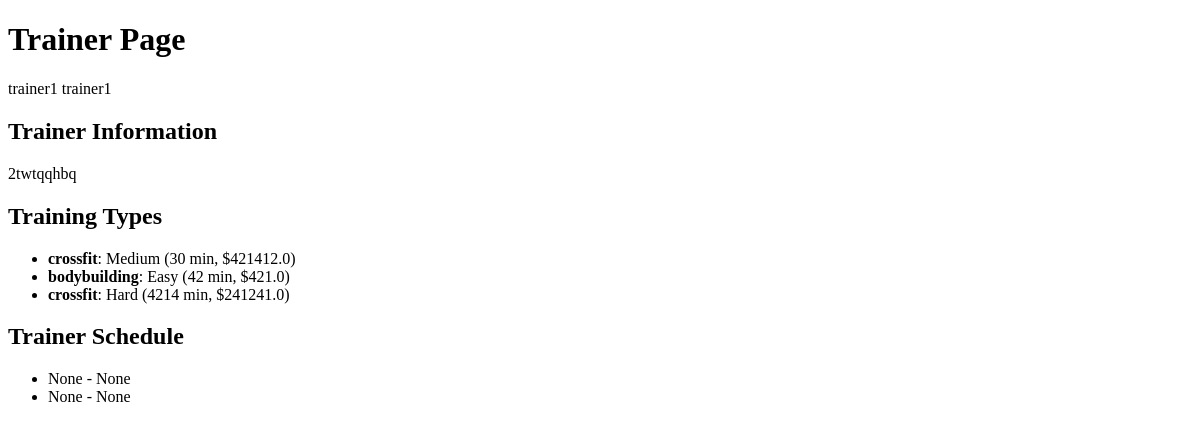
Before: /trainers/4/ with the older database file.
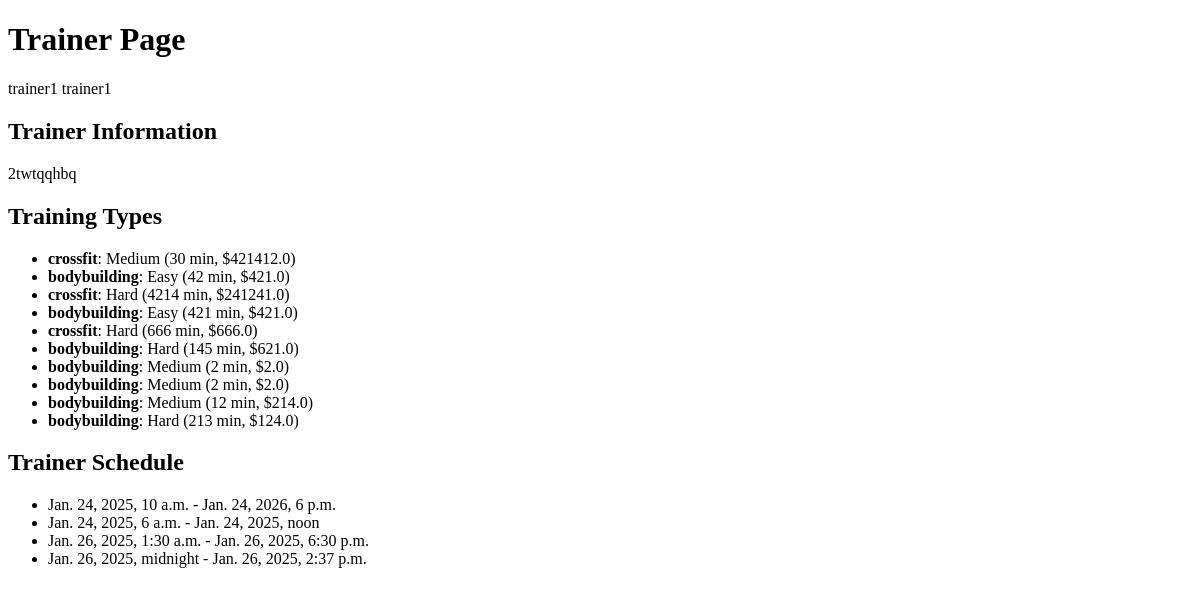
After: the same page with the newer database file.
### trainer/models.py (models this page shows, shortened)
class Service(models.Model):
    LEVEL_CHOICES = [
        ('Easy', 'Easy'),
        ('Medium', 'Medium'),
        ('Hard', 'Hard'),
    ]
    level = models.CharField(max_length=10, choices=LEVEL_CHOICES, default='Easy')
    category = models.ForeignKey(Category, on_delete=models.CASCADE)
    trainer = models.ForeignKey(User, on_delete=models.CASCADE)
    price = models.FloatField()
    duration = models.IntegerField()

class Category(models.Model):
    name = models.CharField(max_length=100)

class TrainerSchedule(models.Model):
    datetime_start = models.DateTimeField(verbose_name='Datetime start', auto_now=False, null=False)
    datetime_end = models.DateTimeField(verbose_name='Datetime end', auto_now=False, null=False)
    trainer = models.ForeignKey(User, on_delete=models.CASCADE)

### trainer/views.py (the view)
# urls.py: path('<int:trainer_id>/', views.trainer_page, name='trainer_page'),
def trainer_page(request, trainer_id):
    trainer = get_object_or_404(User, id=trainer_id)
    trainer_data = get_object_or_404(TrainerDescription, trainer=trainer)
    trainer_schedule = TrainerSchedule.objects.filter(trainer=trainer)
    schedules = TrainerSchedule.objects.filter(datetime_end__isnull=True)
    for schedule in schedules:
        if schedule.datetime_start:
            schedule.datetime_end = schedule.datetime_start + timedelta(hours=1)
            schedule.save()
    for schedule in schedules:
        print(f"Schedule ID: {schedule.id}, Start: {schedule.datetime_start}, End: {schedule.datetime_end}")
    trainer_services = Service.objects.filter(trainer=trainer)
    service_categories = Category.objects.all()
    return render(request, 'account.html', {
        'trainer_data': trainer_data,
        'trainer_schedule': trainer_schedule,
        'trainer_services': trainer_services,
        'service_categories': service_categories,
        'trainer': trainer,
        'user': request.user
    })

### templates/account.html (shortened to what this page needs)
<!DOCTYPE html>
<html lang="en">
<head>
</head>
<body>
 <h1>Trainer Page</h1>
    <p>{{ trainer.first_name }} {{ trainer.last_name }}</p>
    <h2>Trainer Information</h2>
    <p>{{ trainer_data.text }}</p>
    <h2>Training Types</h2>
    <ul>
        {% if trainer_services %}
            {% for service in trainer_services %}
                <li>
                    <strong>{{ service.category.name }}</strong>: {{ service.level }} ({{ service.duration }} min, ${{ service.price }})
                </li>
            {% endfor %}
        {% else %}
            <li>No services available</li>
        {% endif %}
    </ul>
    <h2>Trainer Schedule</h2>
    <ul>
        {% if trainer_schedule %}
            {% for schedule in trainer_schedule %}
                <li>{{ schedule.datetime_start }} - {{ schedule.datetime_end }}</li>
            {% endfor %}
        {% else %}
            <li>No schedule available</li>
        {% endif %}
    </ul>
</body>
</html>

Changed rows visible on the page:
no longer on this page (row edited): TrainerSchedule: datetime_start "None", datetime_end "None"
added Service: category.name "bodybuilding", level "Easy", duration "421", price "421.0"
added Service: category.name "crossfit", level "Hard", duration "666", price "666.0"
added Service: category.name "bodybuilding", level "Hard", duration "145", price "621.0"
added Service: category.name "bodybuilding", level "Medium", duration "2", price "2.0"
added Service: category.name "bodybuilding", level "Medium", duration "2", price "2.0"
added Service: category.name "bodybuilding", level "Medium", duration "12", price "214.0"
added Service: category.name "bodybuilding", level "Hard", duration "213", price "124.0"
now on this page (row edited): TrainerSchedule: datetime_start "Jan. 24, 2025, 10 a.m.", datetime_end "Jan. 24, 2026, 6 p.m."
changed TrainerSchedule: datetime_start "None" → "Jan. 24, 2025, 6 a.m."; datetime_end "None" → "Jan. 24, 2025, noon"
added TrainerSchedule: datetime_start "Jan. 26, 2025, 1:30 a.m.", datetime_end "Jan. 26, 2025, 6:30 p.m."
added TrainerSchedule: datetime_start "Jan. 26, 2025, midnight", datetime_end "Jan. 26, 2025, 2:37 p.m."
